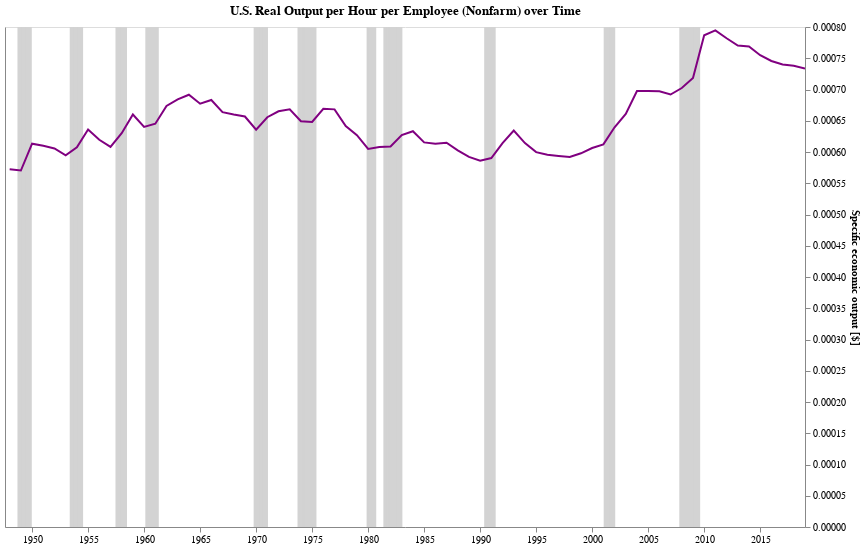

Here is the notebook cell this chart was saved with:
### Markdown cell above
---

### Code cell
import altair as alt

output_per_hour_per_employee =\
    (df_real_output["Real Output per Hour"].resample("1Y").last() / df_payroll["Total Payroll"].resample("1Y").last()).dropna()\
    .rename("SpecificOutput")\
    .reset_index()

ts = alt.Chart(output_per_hour_per_employee).mark_line(color='purple').encode(
    alt.X('date:T'),
    alt.Y('SpecificOutput:Q', axis=alt.Axis(grid=False, title='Specific economic output [$]'))
)

r = alt.Chart(df_recession.reset_index().iloc[-850:]).mark_rule(color='lightgray').encode(
    alt.X('date:T', axis=alt.Axis(title=None, grid=False)),
    alt.Y('Recession:Q', axis=alt.Axis(title=None, ticks=False, labels=False, grid=False)),
    size=alt.value(5)
)

alt.layer(
    r,
    ts
).resolve_scale(
    y='independent'
).properties(
    title="U.S. Real Output per Hour per Employee (Nonfarm) over Time",
    width=800,
    height=500
).interactive()

### Figure 1 — Vega-Lite specification as saved in the notebook (floating-point values rounded to 4 significant figures; data arrays with more than 128 entries replaced by an {"elided": "..."} marker saying what was removed)
{"$schema": "https://vega.github.io/schema/vega-lite/v2.4.3.json", "config": {"view": {"height": 300, "width": 400}}, "height": 500, "layer": [{"data": {"values": {"elided": "850 records"}}, "encoding": {"size": {"value": 5}, "x": {"axis": {"grid": false, "title": null}, "field": "date", "type": "temporal"}, "y": {"axis": {"grid": false, "labels": false, "ticks": false, "title": null}, "field": "Recession", "type": "quantitative"}}, "mark": {"color": "lightgray", "type": "rule"}, "selection": {"selector036": {"bind": "scales", "encodings": ["x", "y"], "mark": {"fill": "#333", "fillOpacity": 0.125, "stroke": "white"}, "on": "[mousedown, window:mouseup] > window:mousemove!", "resolve": "global", "translate": "[mousedown, window:mouseup] > window:mousemove!", "type": "interval", "zoom": "wheel!"}}}, {"data": {"values": [{"SpecificOutput": 0.0005723, "date": "1947-12-31"}, {"SpecificOutput": 0.0005703, "date": "1948-12-31"}, {"SpecificOutput": 0.0006134, "date": "1949-12-31"}, {"SpecificOutput": 0.0006098, "date": "1950-12-31"}, {"SpecificOutput": 0.0006056, "date": "1951-12-31"}, {"SpecificOutput": 0.0005945, "date": "1952-12-31"}, {"SpecificOutput": 0.0006074, "date": "1953-12-31"}, {"SpecificOutput": 0.000636, "date": "1954-12-31"}, {"SpecificOutput": 0.0006196, "date": "1955-12-31"}, {"SpecificOutput": 0.0006081, "date": "1956-12-31"}, {"SpecificOutput": 0.00063, "date": "1957-12-31"}, {"SpecificOutput": 0.00066, "date": "1958-12-31"}, {"SpecificOutput": 0.0006402, "date": "1959-12-31"}, {"SpecificOutput": 0.0006452, "date": "1960-12-31"}, {"SpecificOutput": 0.0006737, "date": "1961-12-31"}, {"SpecificOutput": 0.0006841, "date": "1962-12-31"}, {"SpecificOutput": 0.0006917, "date": "1963-12-31"}, {"SpecificOutput": 0.0006772, "date": "1964-12-31"}, {"SpecificOutput": 0.0006832, "date": "1965-12-31"}, {"SpecificOutput": 0.0006637, "date": "1966-12-31"}, {"SpecificOutput": 0.00066, "date": "1967-12-31"}, {"SpecificOutput": 0.0006567, "date": "1968-12-31"}, {"SpecificOutput": 0.0006358, "date": "1969-12-31"}, {"SpecificOutput": 0.0006556, "date": "1970-12-31"}, {"SpecificOutput": 0.0006652, "date": "1971-12-31"}, {"SpecificOutput": 0.0006684, "date": "1972-12-31"}, {"SpecificOutput": 0.0006492, "date": "1973-12-31"}, {"SpecificOutput": 0.0006481, "date": "1974-12-31"}, {"SpecificOutput": 0.0006692, "date": "1975-12-31"}, {"SpecificOutput": 0.0006682, "date": "1976-12-31"}, {"SpecificOutput": 0.0006415, "date": "1977-12-31"}, {"SpecificOutput": 0.000627, "date": "1978-12-31"}, {"SpecificOutput": 0.0006048, "date": "1979-12-31"}, {"SpecificOutput": 0.0006081, "date": "1980-12-31"}, {"SpecificOutput": 0.0006088, "date": "1981-12-31"}, {"SpecificOutput": 0.000627, "date": "1982-12-31"}, {"SpecificOutput": 0.0006332, "date": "1983-12-31"}, {"SpecificOutput": 0.0006154, "date": "1984-12-31"}, {"SpecificOutput": 0.0006132, "date": "1985-12-31"}, {"SpecificOutput": 0.0006148, "date": "1986-12-31"}, {"SpecificOutput": 0.0006027, "date": "1987-12-31"}, {"SpecificOutput": 0.0005921, "date": "1988-12-31"}, {"SpecificOutput": 0.0005861, "date": "1989-12-31"}, {"SpecificOutput": 0.0005904, "date": "1990-12-31"}, {"SpecificOutput": 0.0006141, "date": "1991-12-31"}, {"SpecificOutput": 0.0006342, "date": "1992-12-31"}, {"SpecificOutput": 0.0006143, "date": "1993-12-31"}, {"SpecificOutput": 0.0005998, "date": "1994-12-31"}, {"SpecificOutput": 0.0005955, "date": "1995-12-31"}, {"SpecificOutput": 0.0005937, "date": "1996-12-31"}, {"SpecificOutput": 0.000592, "date": "1997-12-31"}, {"SpecificOutput": 0.0005979, "date": "1998-12-31"}, {"SpecificOutput": 0.0006063, "date": "1999-12-31"}, {"SpecificOutput": 0.0006122, "date": "2000-12-31"}, {"SpecificOutput": 0.0006396, "date": "2001-12-31"}, {"SpecificOutput": 0.000661, "date": "2002-12-31"}, {"SpecificOutput": 0.0006975, "date": "2003-12-31"}, {"SpecificOutput": 0.0006978, "date": "2004-12-31"}, {"SpecificOutput": 0.0006971, "date": "2005-12-31"}, {"SpecificOutput": 0.000692, "date": "2006-12-31"}, {"SpecificOutput": 0.0007024, "date": "2007-12-31"}, {"SpecificOutput": 0.0007183, "date": "2008-12-31"}, {"SpecificOutput": 0.0007868, "date": "2009-12-31"}, {"SpecificOutput": 0.0007946, "date": "2010-12-31"}, {"SpecificOutput": 0.000782, "date": "2011-12-31"}, {"SpecificOutput": 0.0007704, "date": "2012-12-31"}, {"SpecificOutput": 0.0007689, "date": "2013-12-31"}, {"SpecificOutput": 0.0007549, "date": "2014-12-31"}, {"SpecificOutput": 0.0007456, "date": "2015-12-31"}, {"SpecificOutput": 0.00074, "date": "2016-12-31"}, {"SpecificOutput": 0.000738, "date": "2017-12-31"}, {"SpecificOutput": 0.0007335, "date": "2018-12-31"}]}, "encoding": {"x": {"field": "date", "type": "temporal"}, "y": {"axis": {"grid": false, "title": "Specific economic output [$]"}, "field": "SpecificOutput", "type": "quantitative"}}, "mark": {"color": "purple", "type": "line"}}], "resolve": {"scale": {"x": "shared", "y": "independent"}}, "title": "U.S. Real Output per Hour per Employee (Nonfarm) over Time", "width": 800}
